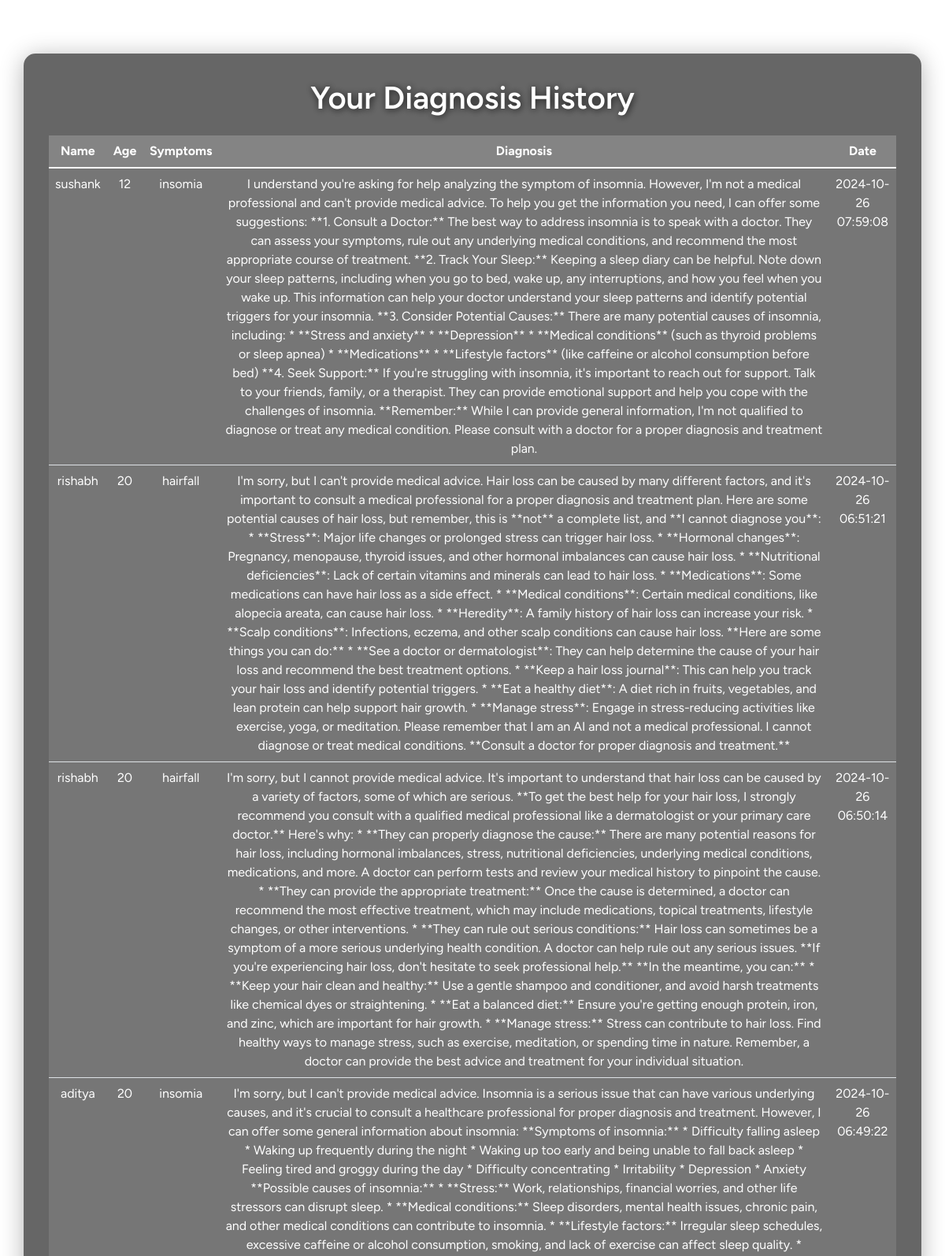
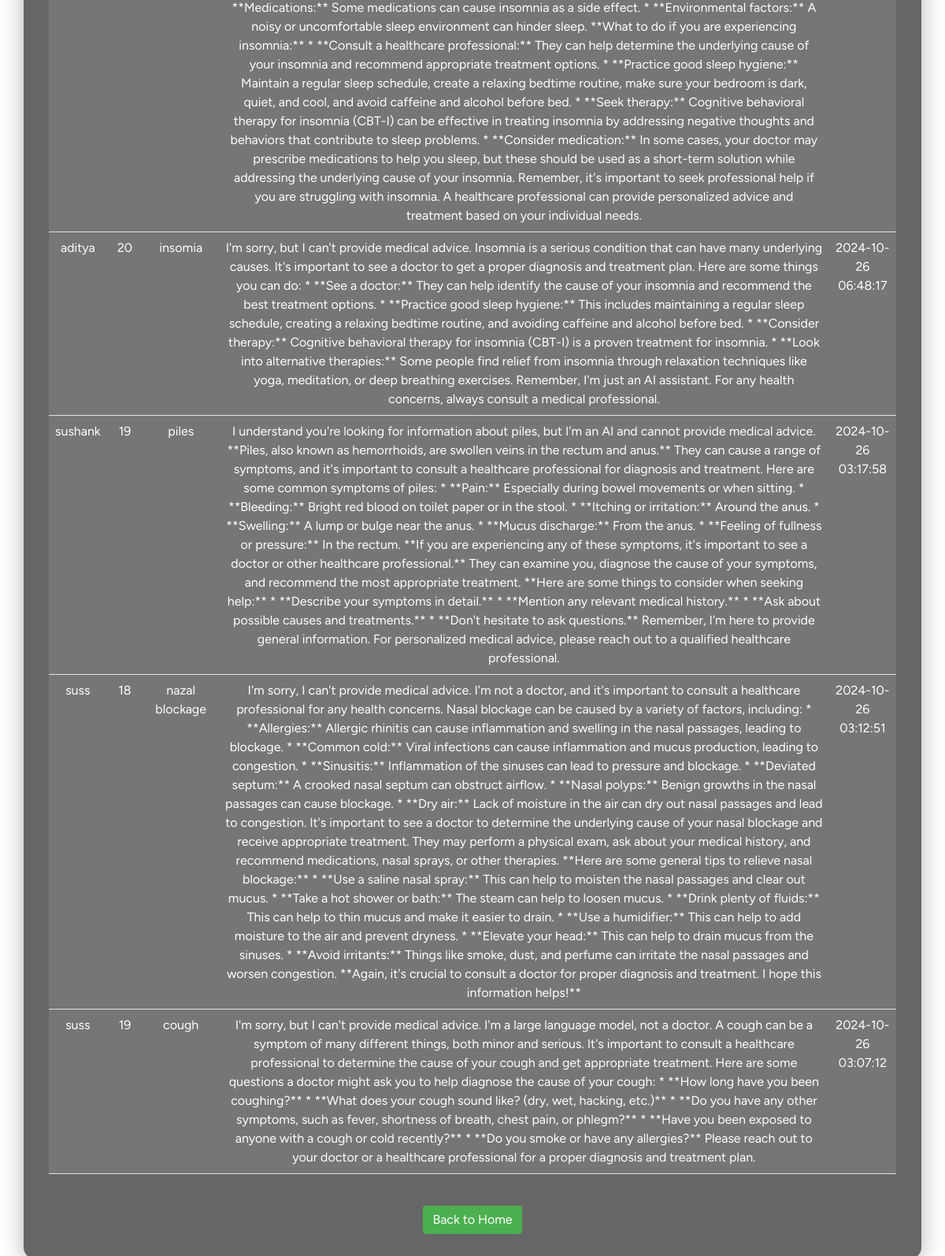
Page /history (signed in) on the committed database (2 pictures, top to bottom).
### tables this page shows
CREATE TABLE diagnosis_history (
        id INTEGER PRIMARY KEY AUTOINCREMENT,
        user_id INTEGER NOT NULL,
        name TEXT,
        age INTEGER,
        symptoms TEXT NOT NULL,
        diagnosis TEXT NOT NULL,
        timestamp TIMESTAMP DEFAULT CURRENT_TIMESTAMP,
        FOREIGN KEY (user_id) REFERENCES user_diagnosis(id)
    );

### app.py (the view)
@app.route("/history")
@login_required
def history():
    try:
        cursor.execute(
            "SELECT name, age, symptoms, diagnosis, timestamp FROM diagnosis_history WHERE user_id = ? ORDER BY timestamp DESC",
            (session["user_id"],)
        )
        records = cursor.fetchall()
        return render_template("history.html", records=records)
    except sqlite3.Error as e:
        print("Database error:", e)
        return apology("Database error. Please try again later.", 500)

### app.py (called while the page is built)
@app.after_request
def after_request(response):
    response.headers["Cache-Control"] = "no-cache, no-store, must-revalidate"
    response.headers["Expires"] = 0
    response.headers["Pragma"] = "no-cache"
    return response

### helpers.py (called while the page is built)
def login_required(f):
    @wraps(f)
    def decorated_function(*args, **kwargs):
        if session.get("user_id") is None:
            return redirect("/login")
        return f(*args, **kwargs)
    return decorated_function

### templates/history.html (shortened to what this page needs)
<!DOCTYPE html>
<html lang="en">
<head>
    <link href="https://cdnjs.cloudflare.com/ajax/libs/bootstrap/5.1.3/css/bootstrap.min.css" rel="stylesheet">
</head>
<body>
    <div class="container mt-5">
        <h1 class="text-center mb-4">Your Diagnosis History</h1>
        {% if records %}
            <div class="table-responsive">
                <table class="table text-center">
                    <thead>
                        <tr>
                            <th scope="col">Name</th>
                            <th scope="col">Age</th>
                            <th scope="col">Symptoms</th>
                            <th scope="col">Diagnosis</th>
                            <th scope="col">Date</th>
                        </tr>
                    </thead>
                    <tbody>
                        {% for record in records %}
                            <tr>
                                <td>{{ record[0] }}</td>
                                <td>{{ record[1] }}</td>
                                <td>{{ record[2] }}</td>
                                <td>{{ record[3] }}</td>
                                <td>{{ record[4] }}</td>
                            </tr>
                        {% endfor %}
                    </tbody>
                </table>
            </div>
        {% else %}
            <p class="text-center">No diagnosis records found.</p>
        {% endif %}
        <div class="text-center mt-4">
            <a href="/" class="btn btn-primary">Back to Home</a>
        </div>
    </div>
</body>
</html>

### templates/history.html (style rules this page uses)
body { display: flex; justify-content: center; align-items: center; min-height: 100vh; background: url('https://images.unsplash.com/photo-1521747116042-5a810fda9664') no-repeat center center fixed; background-size: cover; font-family: "Figtree", sans-serif; color: #ffffff; padding: 20px; }
.container { background: rgba(0, 0, 0, 0.6); backdrop-filter: blur(20px); padding: 2rem; border-radius: 15px; box-shadow: 0 4px 30px rgba(0, 0, 0, 0.3); }
h1 { font-weight: 600; color: #ffffff; text-shadow: 1px 1px 10px rgba(0, 0, 0, 0.8); }
.table { color: #ffffff; }
.table tbody tr { background-color: rgba(255, 255, 255, 0.1); }
.table thead th { color: #ffffff; background-color: rgba(255, 255, 255, 0.2); }
.btn-primary { background-color: #4caf50; border: none; transition: background-color 0.3s ease; }

### rows in the picture
diagnosis_history: name "sushank", age "12", symptoms "insomia", diagnosis "I understand you're asking for help analyzing the symptom of insomnia. However, I'm not a medical professional and can't provide medical advice. To help you get the information you need, I can offer some suggestions: **1. Consult a Doctor:** The best way to address insomnia is to speak with a doctor. They can assess your symptoms, rule out any underlying medical conditions, and recommend the most appropriate course of treatment. **2. Track Your Sleep:** Keeping a sleep diary can be helpful. Note down your sleep patterns, including when you go to bed, wake up, any interruptions, and how you feel when you wake up. This information can help your doctor understand your sleep patterns and…", timestamp "2024-10-26 07:59:08"
diagnosis_history: name "rishabh", age "20", symptoms "hairfall", diagnosis "I'm sorry, but I can't provide medical advice. Hair loss can be caused by many different factors, and it's important to consult a medical professional for a proper diagnosis and treatment plan. Here are some potential causes of hair loss, but remember, this is **not** a complete list, and **I cannot diagnose you**: * **Stress**: Major life changes or prolonged stress can trigger hair loss. * **Hormonal changes**: Pregnancy, menopause, thyroid issues, and other hormonal imbalances can cause hair loss. * **Nutritional deficiencies**: Lack of certain vitamins and minerals can lead to hair loss. * **Medications**: Some medications can have hair loss as a side effect. * **Medical conditions**:…", timestamp "2024-10-26 06:51:21"
diagnosis_history: name "rishabh", age "20", symptoms "hairfall", diagnosis "I'm sorry, but I cannot provide medical advice. It's important to understand that hair loss can be caused by a variety of factors, some of which are serious. **To get the best help for your hair loss, I strongly recommend you consult with a qualified medical professional like a dermatologist or your primary care doctor.** Here's why: * **They can properly diagnose the cause:** There are many potential reasons for hair loss, including hormonal imbalances, stress, nutritional deficiencies, underlying medical conditions, medications, and more. A doctor can perform tests and review your medical history to pinpoint the cause. * **They can provide the appropriate treatment:** Once the cause is…", timestamp "2024-10-26 06:50:14"
diagnosis_history: name "aditya", age "20", symptoms "insomia", diagnosis "I'm sorry, but I can't provide medical advice. Insomnia is a serious issue that can have various underlying causes, and it's crucial to consult a healthcare professional for proper diagnosis and treatment. However, I can offer some general information about insomnia: **Symptoms of insomnia:** * Difficulty falling asleep * Waking up frequently during the night * Waking up too early and being unable to fall back asleep * Feeling tired and groggy during the day * Difficulty concentrating * Irritability * Depression * Anxiety **Possible causes of insomnia:** * **Stress:** Work, relationships, financial worries, and other life stressors can disrupt sleep. * **Medical conditions:** Sleep…", timestamp "2024-10-26 06:49:22"
diagnosis_history: name "aditya", age "20", symptoms "insomia", diagnosis "I'm sorry, but I can't provide medical advice. Insomnia is a serious condition that can have many underlying causes. It's important to see a doctor to get a proper diagnosis and treatment plan. Here are some things you can do: * **See a doctor:** They can help identify the cause of your insomnia and recommend the best treatment options. * **Practice good sleep hygiene:** This includes maintaining a regular sleep schedule, creating a relaxing bedtime routine, and avoiding caffeine and alcohol before bed. * **Consider therapy:** Cognitive behavioral therapy for insomnia (CBT-I) is a proven treatment for insomnia. * **Look into alternative therapies:** Some people find relief from insomnia…", timestamp "2024-10-26 06:48:17"
diagnosis_history: name "sushank", age "19", symptoms "piles", diagnosis "I understand you're looking for information about piles, but I'm an AI and cannot provide medical advice. **Piles, also known as hemorrhoids, are swollen veins in the rectum and anus.** They can cause a range of symptoms, and it's important to consult a healthcare professional for diagnosis and treatment. Here are some common symptoms of piles: * **Pain:** Especially during bowel movements or when sitting. * **Bleeding:** Bright red blood on toilet paper or in the stool. * **Itching or irritation:** Around the anus. * **Swelling:** A lump or bulge near the anus. * **Mucus discharge:** From the anus. * **Feeling of fullness or pressure:** In the rectum. **If you are experiencing any of these…", timestamp "2024-10-26 03:17:58"
diagnosis_history: name "suss", age "18", symptoms "nazal blockage", diagnosis "I'm sorry, I can't provide medical advice. I'm not a doctor, and it's important to consult a healthcare professional for any health concerns. Nasal blockage can be caused by a variety of factors, including: * **Allergies:** Allergic rhinitis can cause inflammation and swelling in the nasal passages, leading to blockage. * **Common cold:** Viral infections can cause inflammation and mucus production, leading to congestion. * **Sinusitis:** Inflammation of the sinuses can lead to pressure and blockage. * **Deviated septum:** A crooked nasal septum can obstruct airflow. * **Nasal polyps:** Benign growths in the nasal passages can cause blockage. * **Dry air:** Lack of moisture in the air can…", timestamp "2024-10-26 03:12:51"
diagnosis_history: name "suss", age "19", symptoms "cough", diagnosis "I'm sorry, but I can't provide medical advice. I'm a large language model, not a doctor. A cough can be a symptom of many different things, both minor and serious. It's important to consult a healthcare professional to determine the cause of your cough and get appropriate treatment. Here are some questions a doctor might ask you to help diagnose the cause of your cough: * **How long have you been coughing?** * **What does your cough sound like? (dry, wet, hacking, etc.)** * **Do you have any other symptoms, such as fever, shortness of breath, chest pain, or phlegm?** * **Have you been exposed to anyone with a cough or cold recently?** * **Do you smoke or have any allergies?** Please reach…", timestamp "2024-10-26 03:07:12"
